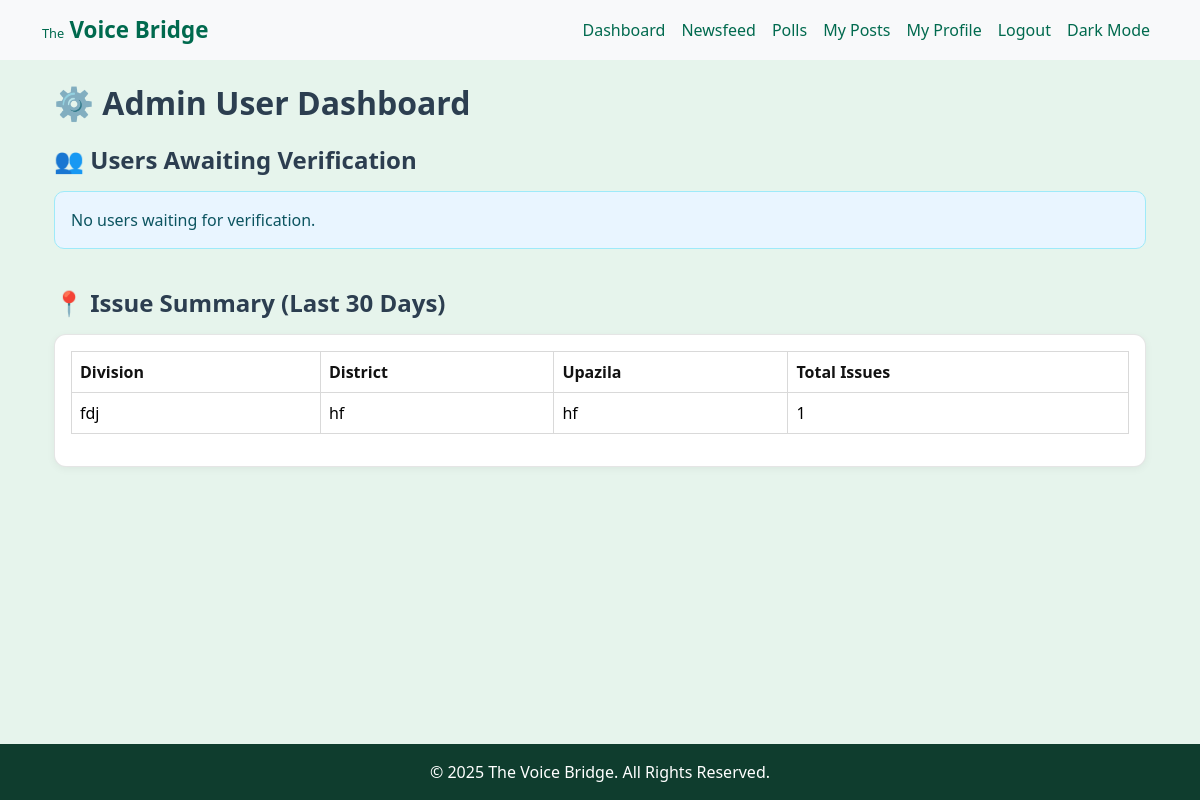
The page /dashboard/ (signed in) on the database as committed earlier.
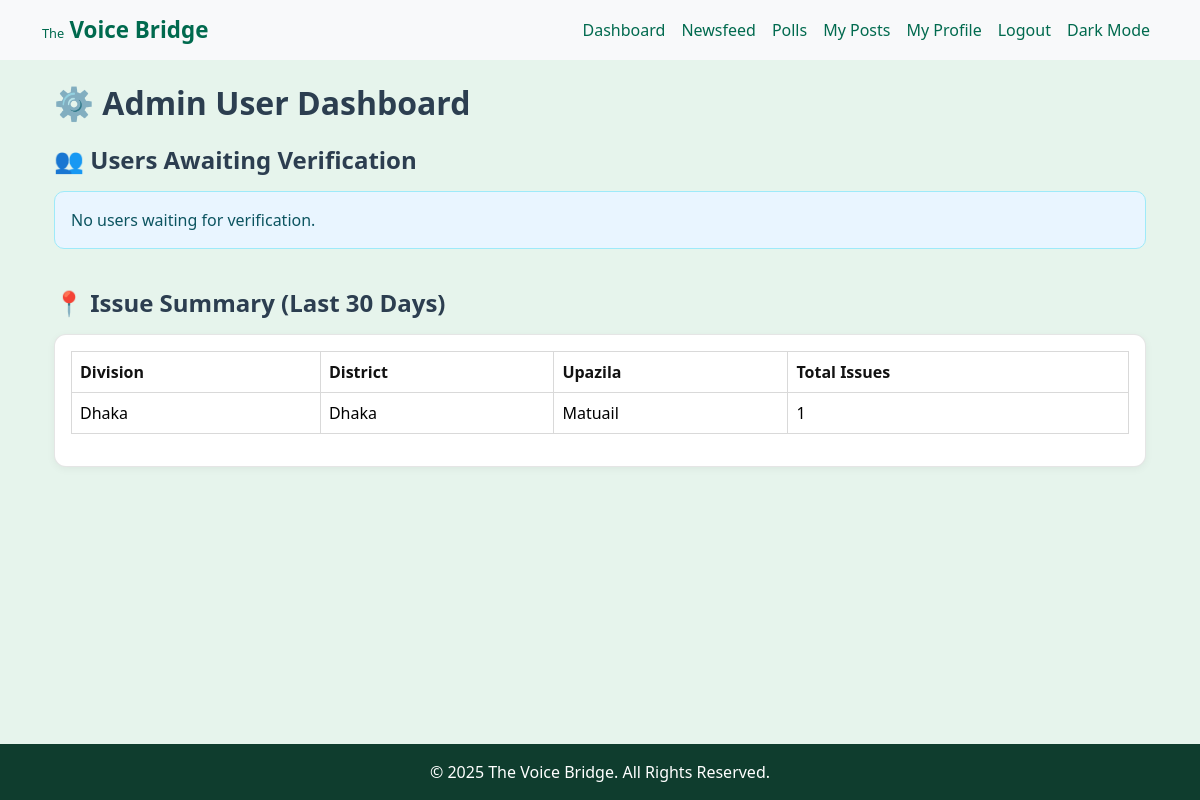
The same page on the database as committed later.
### issues/models.py (models this page shows, shortened)
class Issue(models.Model):
    user = models.ForeignKey(CustomUser, on_delete=models.SET_NULL, null=True, blank=True)
    title = models.CharField(max_length=200)
    description = models.TextField()
    image = models.ImageField(upload_to='issue_images/', blank=True, null=True)
    division = models.CharField(max_length=100)
    district = models.CharField(max_length=100)
    upazila = models.CharField(max_length=100)
    created_at = models.DateTimeField(auto_now_add=True)
    anonymous = models.BooleanField(default=False)
    status = models.CharField(max_length=20, choices=STATUS_CHOICES, default='Pending')

### users/views.py (the view)
# urls.py: path('dashboard/', views.dashboard, name='dashboard'),
@login_required
def dashboard(request):
    if request.user.is_govt:
        unverified_users = CustomUser.objects.filter(is_govt=False, is_verified=False).exclude(nid_number__isnull=True)
        last_30_days = timezone.now() - timedelta(days=30)
        from django.db.models import Count
        issue_summary = Issue.objects.filter(created_at__gte=last_30_days).values(
            'division', 'district', 'upazila'
        ).annotate(total=Count('id')).order_by('-total')
        return render(request, 'users/govt_dashboard.html', {
            'unverified_users': unverified_users,
            'issue_summary': issue_summary
        })
    else:
        pending_users = CustomUser.objects.filter(is_govt=False, is_verified=False).exclude(nid_number__isnull=True)
        return render(request, 'users/dashboard.html', {'pending_users': pending_users})

### templates/users/govt_dashboard.html (shortened to what this page needs)
{% extends 'base.html' %}
{% block content %}
<div class="container-fluid">
  <h2 class="mb-4">⚙️ Admin User Dashboard</h2>
  <div class="dashboard-section">
    <h4 class="mb-3">👥 Users Awaiting Verification</h4>
    {% if unverified_users %}
      <div class="card p-3">
        <ul class="list-group list-group-flush">
          {% for user in unverified_users %}
            <li class="list-group-item d-flex justify-content-between align-items-center">
              <div>
                <strong>{{ user.username }}</strong> <br>
                <small>NID: {{ user.nid_number }}</small>
              </div>
              <form method="POST" action="{% url 'approve_user' user.id %}">
                {% csrf_token %}
                <button class="btn btn-success btn-sm">✅ Approve</button>
              </form>
            </li>
          {% endfor %}
        </ul>
      </div>
    {% else %}
      <div class="alert alert-info">No users waiting for verification.</div>
    {% endif %}
  </div>
  <div class="dashboard-section">
    <h4 class="mb-3">📍 Issue Summary (Last 30 Days)</h4>
    {% if issue_summary %}
      <div class="card p-3">
        <div class="table-responsive">
          <table class="table table-bordered table-hover">
            <thead>
              <tr>
                <th>Division</th>
                <th>District</th>
                <th>Upazila</th>
                <th>Total Issues</th>
              </tr>
            </thead>
            <tbody>
              {% for item in issue_summary %}
                <tr>
                  <td>{{ item.division }}</td>
                  <td>{{ item.district }}</td>
                  <td>{{ item.upazila }}</td>
                  <td>{{ item.total }}</td>
                </tr>
              {% endfor %}
            </tbody>
          </table>
        </div>
      </div>
    {% else %}
      <p class="text-muted">No issues reported in the last 30 days.</p>
    {% endif %}
  </div>
</div>
{% endblock %}

Rows that differ between the two databases and show on the page:
removed Issue: division "fdj", district "hf", upazila "hf", total "1"
added Issue: division "Dhaka", district "Dhaka", upazila "Matuail", total "1"
